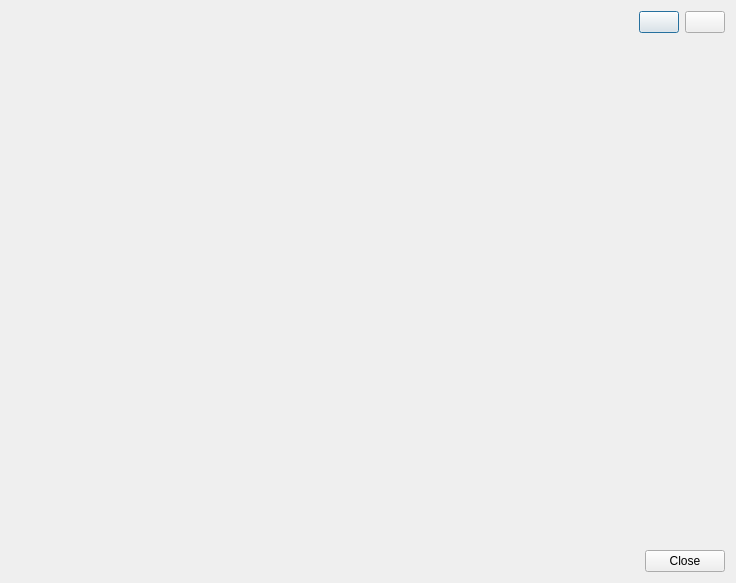
<?xml version="1.0" encoding="UTF-8"?>
<ui version="4.0">
 <class>PreviewDialog</class>
 <widget class="QDialog" name="PreviewDialog">
  <property name="geometry">
   <rect>
    <x>0</x>
    <y>0</y>
    <width>736</width>
    <height>583</height>
   </rect>
  </property>
  <property name="windowTitle">
   <string>Preview</string>
  </property>
  <layout class="QVBoxLayout" name="verticalLayout">
   <item>
    <layout class="QHBoxLayout" name="horizontalLayout_2" stretch="1,1,0,0">
     <item>
      <widget class="QLabel" name="nameLabel">
       <property name="text">
        <string/>
       </property>
      </widget>
     </item>
     <item>
      <widget class="QLabel" name="modLabel">
       <property name="text">
        <string/>
       </property>
      </widget>
     </item>
     <item>
      <widget class="QPushButton" name="previousButton">
       <property name="text">
        <string/>
       </property>
       <property name="icon">
        <iconset resource="resources.qrc">
         <normaloff>:/MO/gui/previous</normaloff>:/MO/gui/previous</iconset>
       </property>
      </widget>
     </item>
     <item>
      <widget class="QPushButton" name="nextButton">
       <property name="text">
        <string/>
       </property>
       <property name="icon">
        <iconset resource="resources.qrc">
         <normaloff>:/MO/gui/next</normaloff>:/MO/gui/next</iconset>
       </property>
      </widget>
     </item>
    </layout>
   </item>
   <item>
    <widget class="QStackedWidget" name="variantsStack"/>
   </item>
   <item>
    <layout class="QHBoxLayout" name="horizontalLayout">
     <item>
      <spacer name="horizontalSpacer">
       <property name="orientation">
        <enum>Qt::Horizontal</enum>
       </property>
       <property name="sizeHint" stdset="0">
        <size>
         <width>40</width>
         <height>20</height>
        </size>
       </property>
      </spacer>
     </item>
     <item>
      <widget class="QPushButton" name="closeButton">
       <property name="text">
        <string>Close</string>
       </property>
      </widget>
     </item>
    </layout>
   </item>
  </layout>
 </widget>
 <resources>
  <include location="resources.qrc"/>
 </resources>
 <connections/>
</ui>
